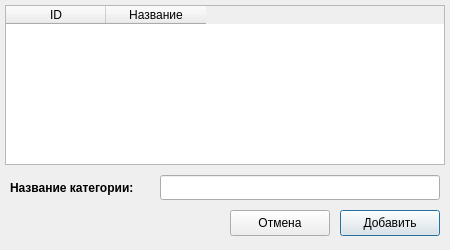
<?xml version="1.0" encoding="UTF-8"?>
<ui version="4.0">
 <class>Dialog</class>
 <widget class="QDialog" name="Dialog">
  <property name="geometry">
   <rect>
    <x>0</x>
    <y>0</y>
    <width>450</width>
    <height>250</height>
   </rect>
  </property>
  <property name="minimumSize">
   <size>
    <width>450</width>
    <height>250</height>
   </size>
  </property>
  <property name="maximumSize">
   <size>
    <width>450</width>
    <height>250</height>
   </size>
  </property>
  <property name="windowTitle">
   <string>Добавить категорию</string>
  </property>
  <widget class="QLabel" name="label_2">
   <property name="geometry">
    <rect>
     <x>10</x>
     <y>175</y>
     <width>125</width>
     <height>25</height>
    </rect>
   </property>
   <property name="font">
    <font>
     <weight>75</weight>
     <bold>true</bold>
    </font>
   </property>
   <property name="text">
    <string>Название категории:</string>
   </property>
  </widget>
  <widget class="QLineEdit" name="categoryNameInput">
   <property name="geometry">
    <rect>
     <x>160</x>
     <y>175</y>
     <width>280</width>
     <height>25</height>
    </rect>
   </property>
  </widget>
  <widget class="QPushButton" name="addCategoryButton">
   <property name="geometry">
    <rect>
     <x>340</x>
     <y>210</y>
     <width>100</width>
     <height>26</height>
    </rect>
   </property>
   <property name="text">
    <string>Добавить</string>
   </property>
  </widget>
  <widget class="QPushButton" name="cancelButton">
   <property name="geometry">
    <rect>
     <x>230</x>
     <y>210</y>
     <width>100</width>
     <height>26</height>
    </rect>
   </property>
   <property name="text">
    <string>Отмена</string>
   </property>
  </widget>
  <widget class="QTableWidget" name="tableWidget">
   <property name="geometry">
    <rect>
     <x>5</x>
     <y>5</y>
     <width>440</width>
     <height>160</height>
    </rect>
   </property>
   <property name="sizeAdjustPolicy">
    <enum>QAbstractScrollArea::AdjustIgnored</enum>
   </property>
   <column>
    <property name="text">
     <string>ID</string>
    </property>
   </column>
   <column>
    <property name="text">
     <string>Название</string>
    </property>
   </column>
  </widget>
 </widget>
 <resources/>
 <connections/>
</ui>
